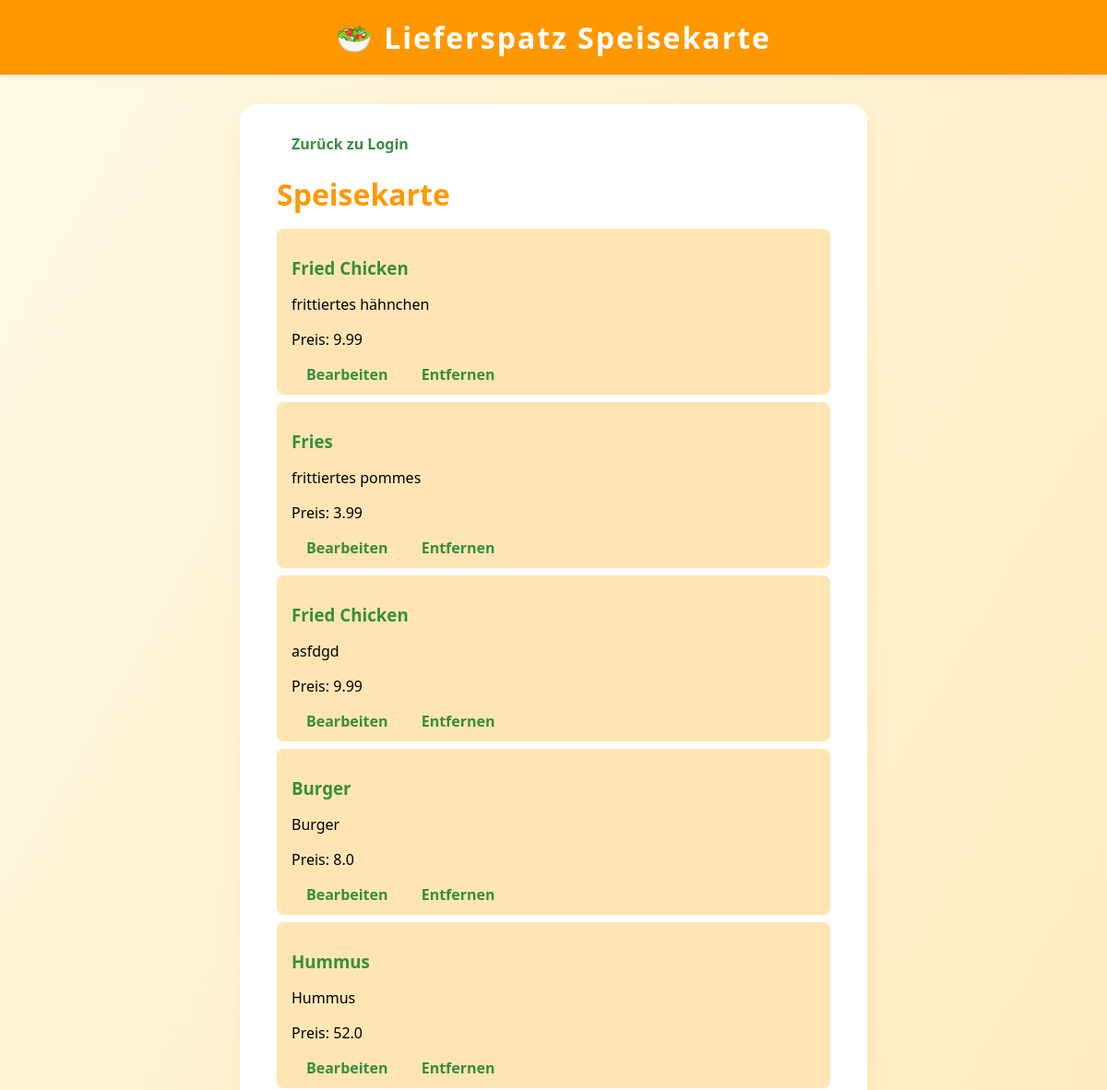
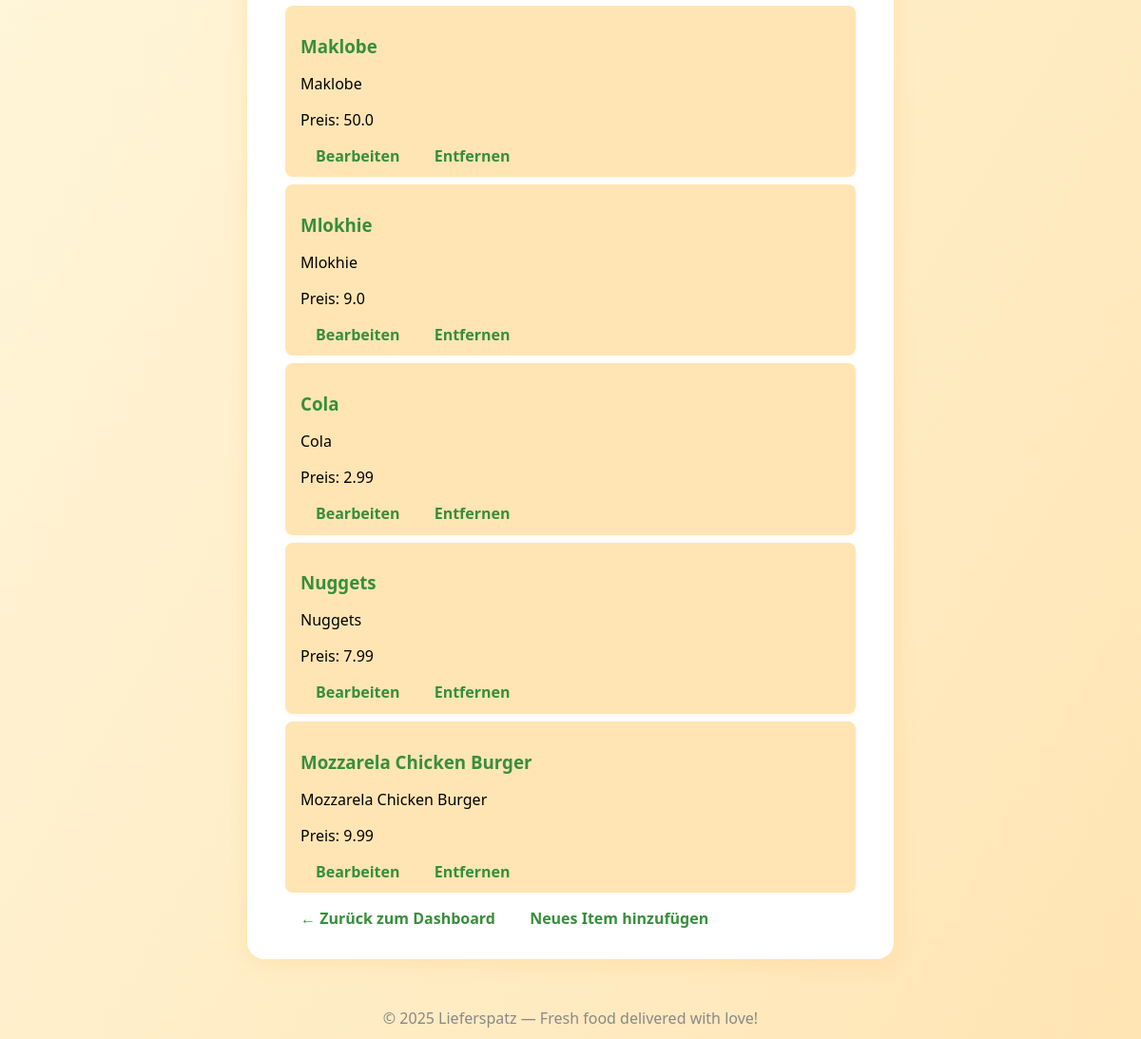
The app's page /menu (signed in) with its own data (2 pictures, top to bottom).
### tables this page shows
CREATE TABLE MenuItems (
        id INTEGER PRIMARY KEY,
        restaurant_id INTEGER NOT NULL,
        name TEXT NOT NULL,
        description TEXT,
        price FLOAT NOT NULL,
        image_path TEXT,
        FOREIGN KEY(restaurant_id) REFERENCES Restaurants(id)
    );

### app.py (the view)
@app.route('/menu', methods=['GET'])
def view_menu():
    if session.get('restaurant_id'):
        restaurant_id = session['restaurant_id']
        conn = sqlite3.connect('mydatabase.db')
        cursor = conn.cursor()
        cursor.execute("SELECT * FROM MenuItems WHERE restaurant_id=?", (restaurant_id,))
        menu_items = cursor.fetchall()
        print(f"Retrieved menu items: {menu_items}")
        conn.close()
        return render_template('view_menu.html', menu_items=menu_items)
    return redirect(url_for('login_restaurant'))

### templates/view_menu.html (shortened to what this page needs)
<!DOCTYPE html>
<html lang="en">
<head>
</head>
<body>
    <div class="header">🥗 Lieferspatz Speisekarte</div>
    <div class="container">
        <a href="{{ url_for('login_restaurant') }}">Zurück zu Login</a>
        <h1>Speisekarte</h1>
        {% if menu_items %}
            <ul>
                {% for item in menu_items %}
                    <li>
                        <h3>{{ item[2] }}</h3>
                        <p>{{ item[3] }}</p>
                        <p>Preis: {{ item[4] }}</p>
                        <a class="edit-link" href="{{ url_for('edit_menu_item', item_id=item[0]) }}">Bearbeiten</a>
                        <a class="remove-link" href="{{ url_for('remove_menu_item', item_id=item[0]) }}">Entfernen</a>
                    </li>
                {% endfor %}
            </ul>
        {% else %}
            <p>Die Speisekarte ist derzeit leer.</p>
        {% endif %}
        <a href="{{ url_for('dashboard_restaurant') }}">&#8592; Zurück zum Dashboard</a>
        <a href="{{ url_for('add_menu_item') }}">Neues Item hinzufügen</a>
    </div>
    <div class="footer">&copy; 2025 Lieferspatz &mdash; Fresh food delivered with love!</div>
</body>
</html>

### templates/view_menu.html (style rules this page uses)
body { background: linear-gradient(120deg, #fffbe6 0%, #ffe5b4 100%); font-family: 'Segoe UI', Arial, sans-serif; margin: 0; }
.header { background: #ff9800; color: #fff; padding: 1.2rem 0; text-align: center; font-size: 2rem; font-weight: bold; letter-spacing: 2px; box-shadow: 0 2px 8px rgba(0,0,0,0.07); }
.container { max-width: 600px; margin: 2rem auto; background: #fff; border-radius: 18px; box-shadow: 0 4px 24px rgba(255,152,0,0.12); padding: 2rem 2.5rem; }
h1 { color: #ff9800; margin-bottom: 0.5rem; }
h3 { color: #388e3c; margin-bottom: 0.2rem; }
a { color: #388e3c; text-decoration: none; font-weight: bold; margin: 0 1rem; }
ul { list-style: none; padding: 0; }
li { background: #ffe5b4; margin: 0.5rem 0; padding: 0.7rem 1rem; border-radius: 8px; box-shadow: 0 1px 4px rgba(255,152,0,0.07); }
.footer { text-align: center; color: #888; padding: 1.2rem 0 0.7rem 0; font-size: 1rem; }

### records on screen
MenuItems: name "Fried Chicken", description "frittiertes hähnchen", price "9.99"
MenuItems: name "Fries", description "frittiertes pommes", price "3.99"
MenuItems: name "Fried Chicken", description "asfdgd", price "9.99"
MenuItems: name "Burger", description "Burger", price "8.0"
MenuItems: name "Hummus", description "Hummus", price "52.0"
MenuItems: name "Maklobe", description "Maklobe", price "50.0"
MenuItems: name "Mlokhie", description "Mlokhie", price "9.0"
MenuItems: name "Cola", description "Cola", price "2.99"
MenuItems: name "Nuggets", description "Nuggets", price "7.99"
MenuItems: name "Mozzarela Chicken Burger", description "Mozzarela Chicken Burger", price "9.99"
